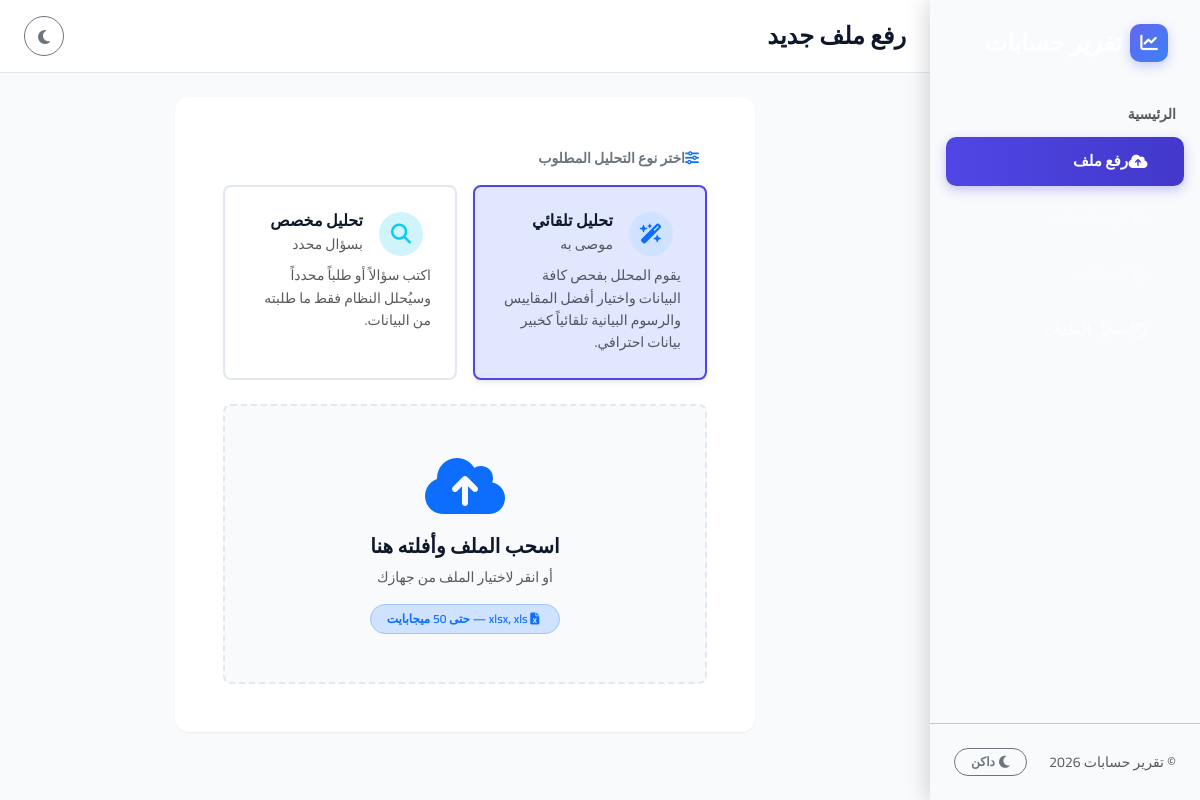
Before: /analyzer/ with the older database file.
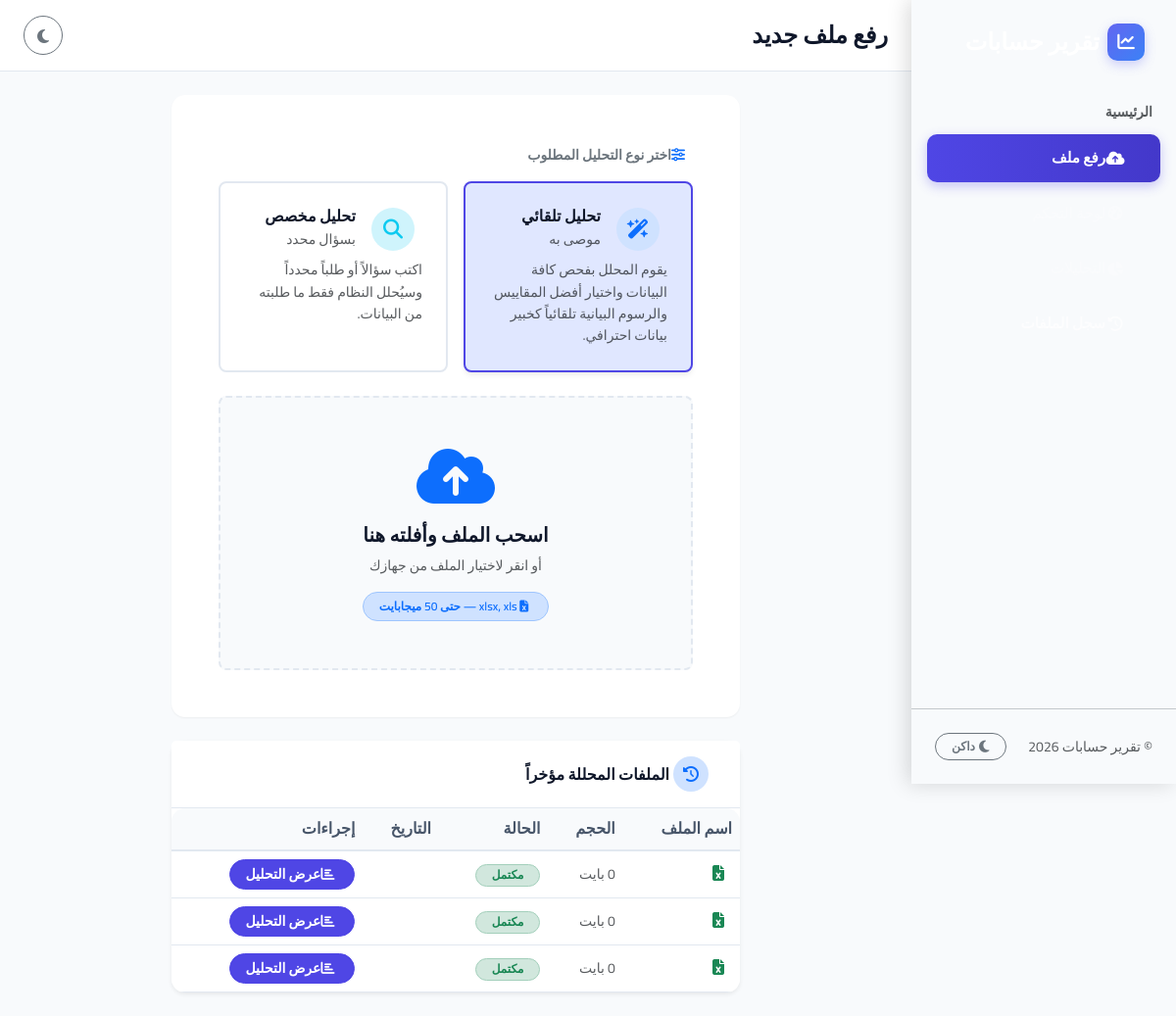
After: the same page with the newer database file.
### analyzer/models.py (models this page shows, shortened)
class UploadedFile(models.Model):
    STATUS_CHOICES = [
        ('pending', 'قيد الانتظار'),
        ('processing', 'جاري المعالجة'),
        ('completed', 'مكتمل'),
        ('error', 'خطأ'),
    ]
    file = models.FileField(upload_to='uploads/%Y/%m/%d/')
    original_filename = models.CharField(max_length=255)
    file_size = models.PositiveIntegerField(default=0)  # in bytes
    uploaded_at = models.DateTimeField(auto_now_add=True)
    status = models.CharField(max_length=20, choices=STATUS_CHOICES, default='pending')
    error_message = models.TextField(blank=True, default='')
    class Meta:
        ordering = ['-uploaded_at']
        verbose_name = 'ملف مرفوع'
        verbose_name_plural = 'ملفات مرفوعة'

### analyzer/views.py (the view)
# urls.py: path('', views.upload_view, name='upload'),
def upload_view(request):
    if request.method == 'POST':
        form = ExcelUploadForm(request.POST, request.FILES)
        if form.is_valid():
            uploaded_file_obj = request.FILES['file']
            upload = UploadedFile.objects.create(
                file=uploaded_file_obj,
                original_filename=uploaded_file_obj.name,
                file_size=uploaded_file_obj.size,
                status='processing'
            )
            try:
                analysis_mode = request.POST.get('analysis_mode', 'auto')
                custom_query = request.POST.get('custom_query', '').strip()
                analyzer = DataAnalyzer(upload.file.path)
                if analysis_mode == 'custom':
                    result = analyzer.run_custom_analysis(custom_query)
                else:
                    result = analyzer.run_full_analysis()
                if result['success']:
                    AnalysisResult.objects.create(
                        uploaded_file=upload,
                        analysis_mode=analysis_mode,
                        custom_query=custom_query,
                        result_data=result,
                        column_types=result.get('column_types', {}),
                        row_count=result.get('row_count', 0),
                        col_count=result.get('col_count', 0),
                        sheet_name=result.get('sheet_name', ''),
                    )
                    upload.status = 'completed'
                    upload.save()
                    if request.headers.get('X-Requested-With') == 'XMLHttpRequest':
                        return JsonResponse({
                            'success': True,
                            'redirect_url': f'/analyzer/dashboard/{upload.pk}/'
                        })
                    return redirect('dashboard', pk=upload.pk)
                else:
                    upload.status = 'error'
                    error_msg = result.get('error', 'حدث خطأ أثناء تحليل الملف')
                    if result.get('suggestions'):
                        sug_str = '، '.join([f'"{c}"' for c in result['suggestions']])
                        error_msg = f'لم يتم العثور على أعمدة تطابق طلبك "{custom_query}". هل تقصد أحد الأعمدة التالية الموجودة بالملف: [{sug_str}]؟'
                    upload.error_message = error_msg
                    upload.save()
                    if request.headers.get('X-Requested-With') == 'XMLHttpRequest':
                        return JsonResponse({'success': False, 'error': error_msg})
                    messages.error(request, error_msg)
            except Exception as e:
                upload.status = 'error'
                upload.error_message = str(e)
                upload.save()
                error_msg = f'خطأ في معالجة الملف: {str(e)}'
                if request.headers.get('X-Requested-With') == 'XMLHttpRequest':
                    return JsonResponse({'success': False, 'error': error_msg})
                messages.error(request, error_msg)
        else:
            errors = '; '.join([e for errors in form.errors.values() for e in errors])
            if request.headers.get('X-Requested-With') == 'XMLHttpRequest':
                return JsonResponse({'success': False, 'error': errors})
            messages.error(request, errors)
    else:
        form = ExcelUploadForm()
    recent_uploads = UploadedFile.objects.all()[:10]
    return render(request, 'analyzer/upload.html', {
        'form': form,
        'recent_uploads': recent_uploads,
    })

### analyzer/templates/analyzer/upload.html (shortened to what the changed rows need)
{% extends 'analyzer/base.html' %}
{% load static %}
{% block content %}
<div class="row justify-content-center">
    <div class="col-lg-8">
        {% if recent_uploads %}
        <div class="card shadow-sm border-0">
            <div class="card-header border-bottom py-3 d-flex align-items-center">
                <div class="bg-primary-subtle text-primary rounded-circle p-2 ms-3 me-1 d-flex align-items-center justify-content-center" style="width: 36px; height: 36px;">
                    <i class="fas fa-history fs-6"></i>
                </div>
                <h6 class="mb-0 fw-bold">الملفات المحللة مؤخراً</h6>
            </div>
            <div class="card-body p-0">
                <div class="table-responsive">
                    <table class="table table-hover mb-0">
                        <thead>
                            <tr>
                                <th>اسم الملف</th>
                                <th>الحجم</th>
                                <th>الحالة</th>
                                <th>التاريخ</th>
                                <th>إجراءات</th>
                            </tr>
                        </thead>
                        <tbody>
                            {% for upload in recent_uploads %}
                            <tr>
                                <td><i class="fas fa-file-excel text-success ms-2"></i>{{ upload.filename }}</td>
                                <td class="text-muted small">{{ upload.size|filesizeformat }}</td>
                                <td>
                                    {% if upload.status == 'completed' %}
                                    <span class="badge bg-success-subtle text-success border border-success-subtle rounded-pill px-3">مكتمل</span>
                                    {% elif upload.status == 'error' %}
                                    <span class="badge bg-danger-subtle text-danger border border-danger-subtle rounded-pill px-3">خطأ</span>
                                    {% else %}
                                    <span class="badge bg-warning-subtle text-warning border border-warning-subtle rounded-pill px-3">جاري المعالجة</span>
                                    {% endif %}
                                </td>
                                <td class="text-muted small">{{ upload.created_at|date:"Y-m-d H:i" }}</td>
                                <td>
                                    {% if upload.status == 'completed' %}
                                    <a href="{% url 'dashboard' upload.id %}" class="btn btn-sm btn-primary rounded-pill px-3">
                                        <i class="fas fa-chart-bar ms-1"></i>عرض التحليل
                                    </a>
                                    {% else %}
                                    <button class="btn btn-sm btn-outline-secondary rounded-pill px-3" disabled>غير متاح</button>
                                    {% endif %}
                                </td>
                            </tr>
                            {% endfor %}
                        </tbody>
                    </table>
                </div>
            </div>
        </div>
        {% endif %}
    </div>
</div>
{% endblock %}

Changed rows visible on the page:
added UploadedFile: size|filesizeformat "0 بايت", status "مكتمل"
added UploadedFile: size|filesizeformat "0 بايت", status "مكتمل"
added UploadedFile: size|filesizeformat "0 بايت", status "مكتمل"
Other visible differences:
text now shown: "الملفات المحللة مؤخراً اسم الملف الحجم الحالة التاريخ إجراءات"
